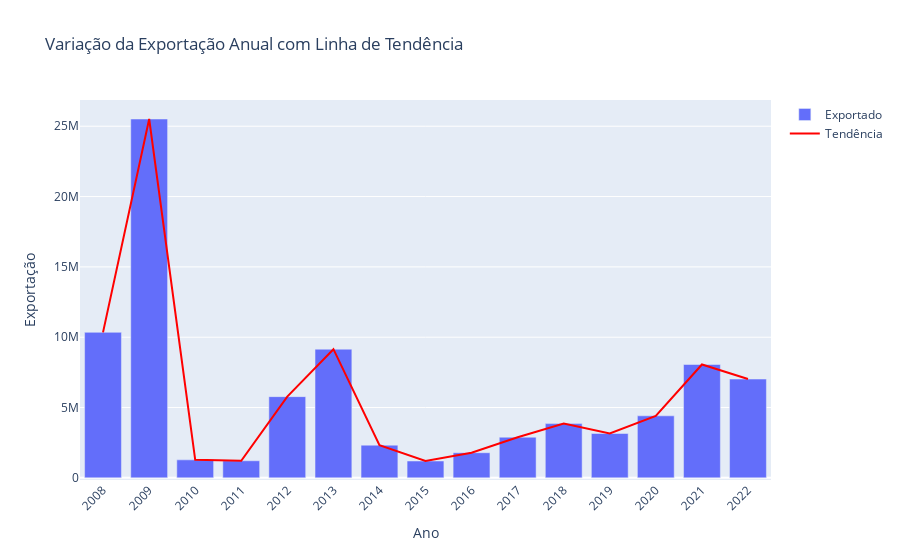

Notebook code for this chart:
### Markdown cell above
#### Observação: Em 2016, a safra de uvas teve uma das maiores quebras registradas, com uma redução de 57% em relação ao ano anterior, equivalente, aproximadamente, a 300 milhões de quilos de uvas no território gaúcho. A principal causa da quebra histórica no ano 2016 foi uma série de acontecimentos climáticos que prejudicaram o desenvolvimento das uvas ao longo do ano, como geadas e excesso de chuvas.

### Code cell
fig = go.Figure()
fig.add_trace(go.Bar(x=df_producao_exportacao['Ano'], y=df_producao_exportacao['Exportado'], name='Exportado'))
fig.add_trace(go.Scatter(x=df_producao_exportacao['Ano'], y=df_producao_exportacao['Exportado'], mode='lines', name='Tendência', line=dict(color='red')))
fig.update_layout(title='Variação da Exportação Anual com Linha de Tendência',
                  xaxis_title='Ano',
                  yaxis_title='Exportação',
                  barmode='group',
                  xaxis_tickangle=-45,
                  xaxis=dict(tickvals=df_producao_exportacao['Ano'], ticktext=df_producao_exportacao['Ano'].dt.year))

fig.show()

### Figure 1 — Plotly figure (JSON) as saved in the notebook; plotly's stock layout.template omitted (floating-point values rounded to 4 significant figures)
{"data": [{"name": "Exportado", "type": "bar", "x": ["2008-01-01T00:00:00", "2009-01-01T00:00:00", "2010-01-01T00:00:00", "2011-01-01T00:00:00", "2012-01-01T00:00:00", "2013-01-01T00:00:00", "2014-01-01T00:00:00", "2015-01-01T00:00:00", "2016-01-01T00:00:00", "2017-01-01T00:00:00", "2018-01-01T00:00:00", "2019-01-01T00:00:00", "2020-01-01T00:00:00", "2021-01-01T00:00:00", "2022-01-01T00:00:00"], "y": [10346323, 25514198, 1280574, 1214834, 5775376, 9149059, 2324029, 1198479, 1786549, 2889572, 3856162, 3152873, 4409717, 8058704, 7025983]}, {"line": {"color": "red"}, "mode": "lines", "name": "Tendência", "type": "scatter", "x": ["2008-01-01T00:00:00", "2009-01-01T00:00:00", "2010-01-01T00:00:00", "2011-01-01T00:00:00", "2012-01-01T00:00:00", "2013-01-01T00:00:00", "2014-01-01T00:00:00", "2015-01-01T00:00:00", "2016-01-01T00:00:00", "2017-01-01T00:00:00", "2018-01-01T00:00:00", "2019-01-01T00:00:00", "2020-01-01T00:00:00", "2021-01-01T00:00:00", "2022-01-01T00:00:00"], "y": [10346323, 25514198, 1280574, 1214834, 5775376, 9149059, 2324029, 1198479, 1786549, 2889572, 3856162, 3152873, 4409717, 8058704, 7025983]}], "layout": {"barmode": "group", "title": {"text": "Variação da Exportação Anual com Linha de Tendência"}, "xaxis": {"tickangle": -45, "ticktext": [2008, 2009, 2010, 2011, 2012, 2013, 2014, 2015, 2016, 2017, 2018, 2019, 2020, 2021, 2022], "tickvals": ["2008-01-01T00:00:00", "2009-01-01T00:00:00", "2010-01-01T00:00:00", "2011-01-01T00:00:00", "2012-01-01T00:00:00", "2013-01-01T00:00:00", "2014-01-01T00:00:00", "2015-01-01T00:00:00", "2016-01-01T00:00:00", "2017-01-01T00:00:00", "2018-01-01T00:00:00", "2019-01-01T00:00:00", "2020-01-01T00:00:00", "2021-01-01T00:00:00", "2022-01-01T00:00:00"], "title": {"text": "Ano"}}, "yaxis": {"title": {"text": "Exportação"}}}}
